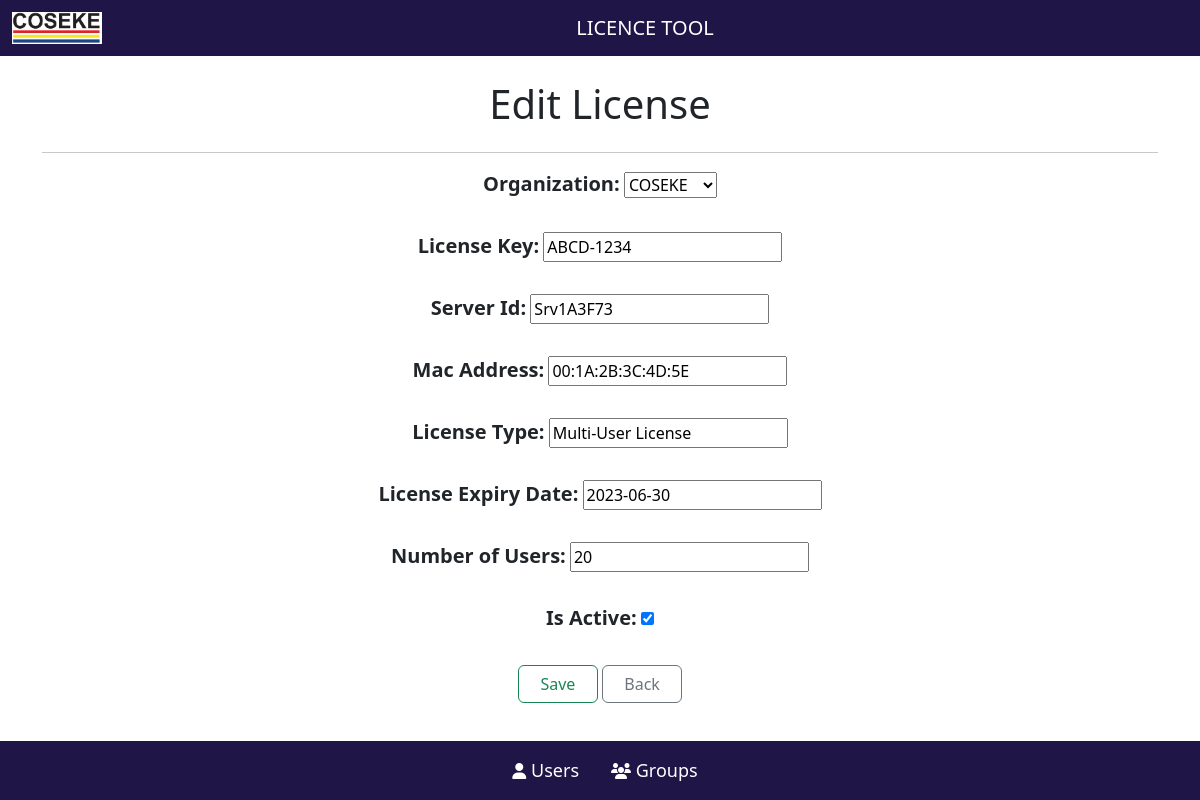
The page /license-body/edit-license/1 on the database as committed earlier.
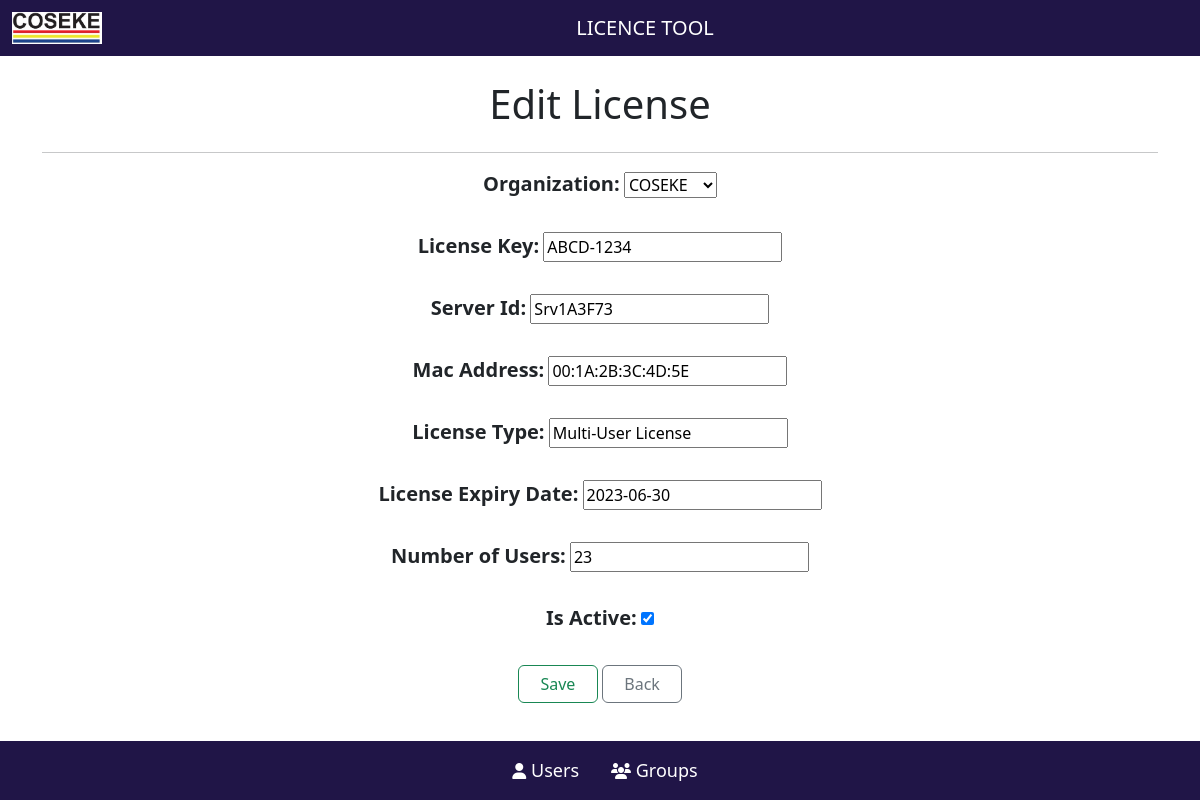
The same page on the database as committed later.
### base/models.py (models this page shows)
class License(models.Model):
    id = models.AutoField(primary_key=True)
    organization = models.ForeignKey(Organization, on_delete=models.CASCADE)
    license_key = models.CharField(max_length=100)
    server_id = models.CharField(max_length=150)
    mac_address = models.CharField(max_length=200)
    license_type = models.CharField(max_length=150)
    license_expiry_date = models.DateField(default=True)
    number_of_users = models.IntegerField(default=0)
    is_active = models.BooleanField(default=False)

### base/views.py (the view)
# urls.py: path("license-body/edit-license/<int:license_id>", views.edit_license, name='edit_license'),
def edit_license(request, license_id):
    license = get_object_or_404(License, id=license_id)
    if request.method =='POST':
        form = LicenseForm(request.POST, instance=license)
        if form.is_valid():
            form.save()
            return redirect('license_body')
    else:
        form = LicenseForm(instance=license)
    return render(request, 'base/edit_license.html', {'form': form, 'license': license})

### base/forms.py
class LicenseForm(forms.ModelForm):
    class Meta:
        model = License
        fields = '__all__'
        widgets = {
            'description': forms.Textarea(attrs={'class': 'custom-form-control'}),
        }

### base/models.py (called while the page is built)
    def __str__(self):
        return self.organization_name

### base/templates/base/edit_license.html (shortened to what this page needs)
{% load static %}
<!DOCTYPE html>
<html>
<head>
    <link rel="stylesheet" href="https://cdn.jsdelivr.net/npm/bootstrap@5.3.0/dist/css/bootstrap.min.css">
    <link rel="stylesheet" href="{% static '/css/main.css' %}" type="text/css">
    <link rel="stylesheet" href="https://cdnjs.cloudflare.com/ajax/libs/font-awesome/6.4.0/css/all.min.css" />
</head>
<body>
    <nav class="navbar navbar-color">
        <div class="container-fluid d-flex align-items-center">
            <img class="logo-image" src="{% static '/images/logo.jpg' %}" alt="logo">
            <a class="navbar-brand d-flex mx-auto" href="#">
                LICENCE TOOL
            </a>
        </div>
    </nav>
    <div class="container">
        <h1 class="text-center mb-4 mt-4">Edit License</h1>
        <hr />
        <form action="" method="post" class="text-center">
            <div class="mb-4">
                <label for="id_organization" class="form-label fw-bold fs-5">Organization:</label>
                {{ form.organization }}
            </div>
            <div class="mb-4">
                <label for="id_license_key" class="form-label fw-bold fs-5">License Key:</label>
                {{ form.license_key }}
            </div>
            <div class="mb-4">
                <label for="id_server_id" class="form-label fw-bold fs-5">Server Id:</label>
                {{ form.server_id }}
            </div>
            <div class="mb-4">
                <label for="id_mac_address" class="form-label fw-bold fs-5">Mac Address:</label>
                {{ form.mac_address }}
            </div>
            <div class="mb-4">
                <label for="id_license_type" class="form-label fw-bold fs-5">License Type:</label>
                {{ form.license_type }}
            </div>
            <div class="mb-4">
                <label for="id_license_expiry_date" class="form-label fw-bold fs-5">License Expiry Date:</label>
                {{ form.license_expiry_date }}
            </div>
            <div class="mb-4">
                <label for="id_number_of_users" class="form-label fw-bold fs-5">Number of Users:</label>
                {{ form.number_of_users }}
            </div>
            <div class="mb-4">
                <label for="id_is_active" class="form-label fw-bold fs-5">Is Active:</label>
                {{ form.is_active }}
            </div>
            <div class="equal-width-btns">
                <button type="submit" class="btn btn-outline-success fs-6">Save</button>
                <a href="{% url 'license_body' %}" class="btn btn-outline-secondary fs-6">Back</a>
            </div>
        </form>
    </div>
    <footer class="home-footer text-white p-3 fixed-bottom">
        <div class="d-flex justify-content-center align-items-center">
            <span class="me-3" style="font-size: 18px;">
                <i class="fas fa-user"></i> Users
            </span>
            <span class="ms-3" style="font-size: 18px;">
                <i class="fas fa-users"></i> Groups
            </span>
        </div>
    </footer>
</body>
</html>

Rows that differ between the two databases and show on the page:
changed License "COSEKE": number_of_users "20" → "23"
